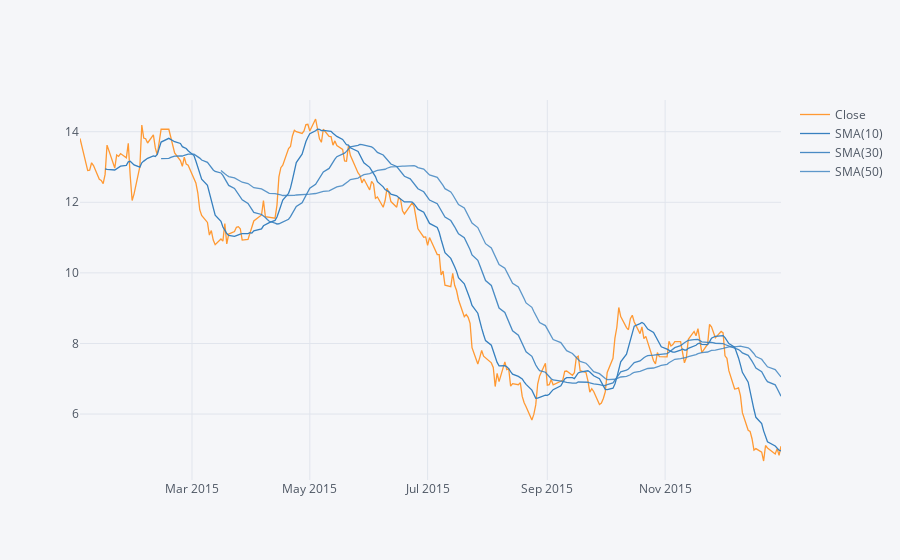

The notebook cell saved with this chart:
### Code cell
encana['Close'].ix['2015-01-01':'2015-12-31'].ta_plot(
    study='sma',periods=[10,30,50],title='Simple Moving Averages')

### Figure 1 — Plotly figure (JSON) as saved in the notebook; plotly's stock layout.template omitted (floating-point values rounded to 4 significant figures; data arrays with more than 128 entries replaced by an {"elided": "..."} marker saying what was removed)
{"data": [{"line": {"color": "rgba(255, 153, 51, 1.0)", "dash": "solid", "shape": "linear", "width": 1.3}, "mode": "lines", "name": "Close", "text": "", "type": "scatter", "uid": "e198b69e-f230-4b40-bdb9-c8762b9ba7d8", "x": {"elided": "252 str values"}, "y": {"elided": "252 float values"}}, {"line": {"color": "rgba(55, 128, 191, 1.0)", "dash": "solid", "shape": "linear", "width": 1.3}, "mode": "lines", "name": "SMA(10)", "text": "", "type": "scatter", "uid": "5ae5aeb4-fef4-4985-8962-63b2e14c61c5", "x": {"elided": "252 str values"}, "y": {"elided": "252 mixed values"}}, {"line": {"color": "rgba(55, 128, 191, 0.8999999999999999)", "dash": "solid", "shape": "linear", "width": 1.3}, "mode": "lines", "name": "SMA(30)", "text": "", "type": "scatter", "uid": "c0717ec8-ab2a-4998-a1ab-af19bf636171", "x": {"elided": "252 str values"}, "y": {"elided": "252 mixed values"}}, {"line": {"color": "rgba(55, 128, 191, 0.7999999999999998)", "dash": "solid", "shape": "linear", "width": 1.3}, "mode": "lines", "name": "SMA(50)", "text": "", "type": "scatter", "uid": "5b94e6b8-dc8b-45f8-a47a-1b123097d6dc", "x": {"elided": "252 str values"}, "y": {"elided": "252 mixed values"}}], "layout": {"legend": {"bgcolor": "#F5F6F9", "font": {"color": "#4D5663"}}, "paper_bgcolor": "#F5F6F9", "plot_bgcolor": "#F5F6F9", "title": {"font": {"color": "#4D5663"}}, "xaxis": {"gridcolor": "#E1E5ED", "showgrid": true, "tickfont": {"color": "#4D5663"}, "title": {"font": {"color": "#4D5663"}, "text": ""}, "zerolinecolor": "#E1E5ED"}, "yaxis": {"gridcolor": "#E1E5ED", "showgrid": true, "tickfont": {"color": "#4D5663"}, "title": {"font": {"color": "#4D5663"}, "text": ""}, "zerolinecolor": "#E1E5ED"}}}
